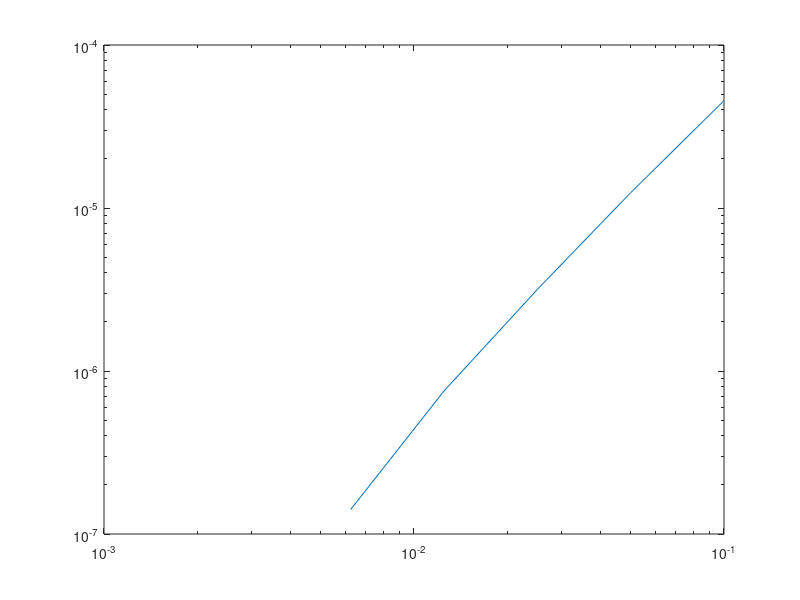

Here is the MATLAB script that generated this plot:
clc;
close all;
clear all;
%/Users/Aaron/projects/TGM/examples/reaction/adam_bash/crank-nicolson_dts
file1 = '../adam_bash/crank-nicolson_dts/cn_dt_1_out.csv';
%csvread(file1)

%%%% CN %%%%%
% dt_1_norm = 6.82957e-5;
% dt_05_norm = 1.75551e-5;
% dt_0250_norm = 4.37019e-6;
% dt_0125_norm = 1.04249e-6;
% dt_00625_norm = 2.08597e-7;
% 
% norms = [dt_1_norm, dt_05_norm, dt_0250_norm, dt_0125_norm, dt_00625_norm];
% k = 1:length(norms);
% fit = polyfit(k, log2(norms), 1);
% 
% times = [0.1, 0.05, 0.0250, 0.0125, 0.00625];
% figure;
% loglog(times, norms)

%%%%%% CN AB %%%%
dt_1_norm = 4.5551e-5;
dt_05_norm = 1.24149e-5;
dt_0250_norm = 3.16636e-6;
dt_0125_norm = 7.54616e-7;
dt_00625_norm = 1.4146e-7;

norms = [dt_1_norm, dt_05_norm, dt_0250_norm, dt_0125_norm, dt_00625_norm];
k = 1:length(norms);
fit1 = polyfit(k, log2(norms), 1);

times = [0.1, 0.05, 0.0250, 0.0125, 0.00625];
figure;
loglog(times, norms)